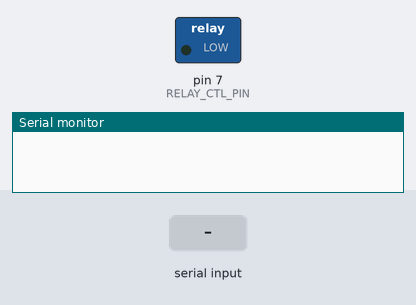
This sketch was run on a simulated Arduino Uno, built with avr-gcc and run on an emulated ATmega328P. Parts: switched loads named in the sketch (green lamp = pin HIGH), the last lines printed to the serial monitor. The test bench sets the inputs (shaded band).

Above: at 1.2 s.
1.3 s: "a" received over Serial
At 1.6 s:
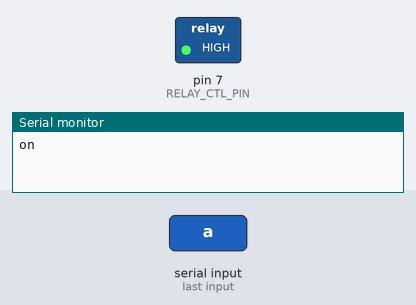
2.8 s: "b" received over Serial
At 4.0 s:
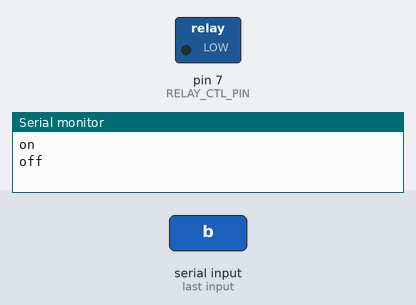
Timing chart, 0 to 5.8 s (numbered marks = the images above; inputs shaded):
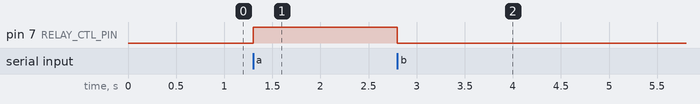

The sketch:

PiAlarmFirmware.ino
```cpp
#define RELAY_CTL_PIN 7

void setup() {
  // put your setup code here, to run once:
  Serial.begin(115200);
  pinMode(RELAY_CTL_PIN, OUTPUT);
}

void loop() {
  // put your main code here, to run repeatedly:
  char Message = Serial.read();
  if(Message == 'a')
  {
    Serial.println("on");
    digitalWrite(RELAY_CTL_PIN, HIGH);
  }
  if(Message == 'b')
  {
    Serial.println("off");
    digitalWrite(RELAY_CTL_PIN, LOW);
  }
}
```

Measured:
- after the input at 1.3 s, pin 7 (RELAY_CTL_PIN): LOW → HIGH at once
- after the input at 2.8 s, pin 7 (RELAY_CTL_PIN): HIGH → LOW at once
